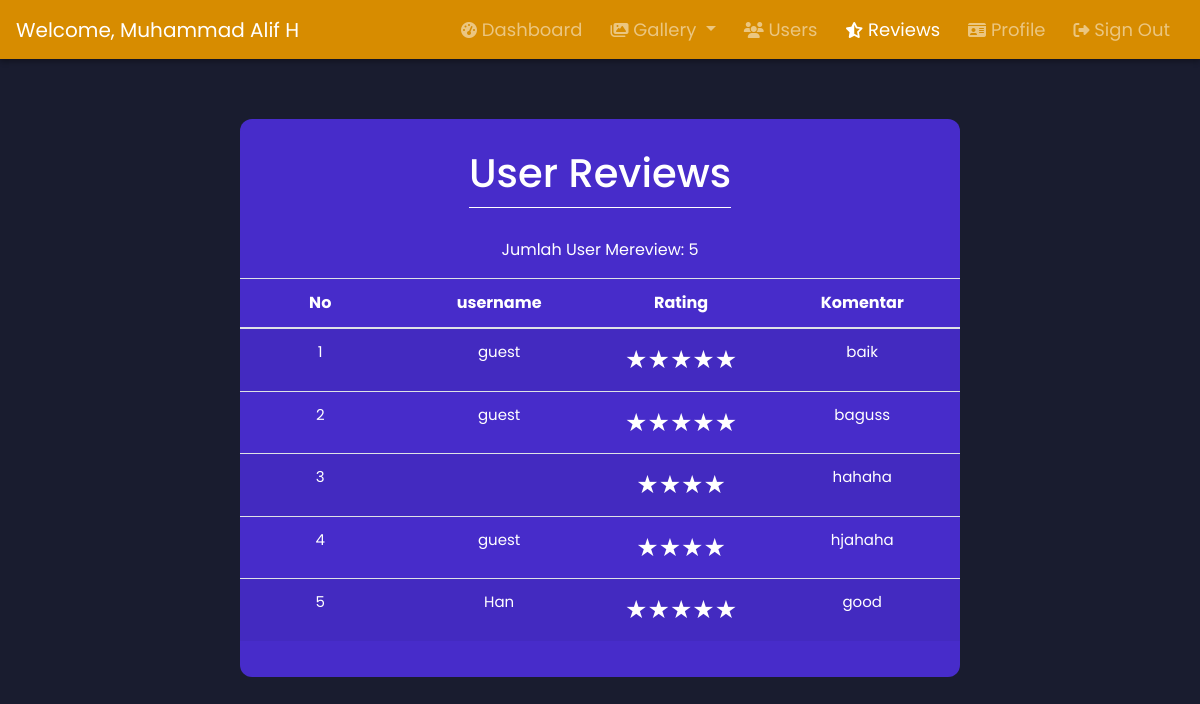
Screenshot of /User_Regist/admin-list-user-rating.php (signed in) with the database file from the repository.
### tables this page shows
CREATE TABLE `user_rating` (
  `rating` tinyint(4) NOT NULL,
  `komentar` text NOT NULL,
  `namalengkap` varchar(100) NOT NULL
);

### User_Regist/admin-list-user-rating.php (the view, shortened to what this page needs)
<?php
    include 'header-admin.php';
    $queryTotalReviews = mysqli_query($conn, "SELECT rating FROM user_rating");
    $numTotalRev = mysqli_num_rows($queryTotalReviews);
?>
<section>
<div class="container mw-100 animwo" id="box" style=" color:white; padding-top: 30px; margin-top: 60px; width:60%; padding-left:0; padding-right:0">
    <div class="row justify-content-md-center">
        <div class="col-md-auto">
            <h1 style="text-align: center;" class="fadeInUp">User Reviews</h1>
            <hr style="border-top: 1px solid white; margin-bottom: 6px; margin-top: 10px">
            <br>
        </div>
    </div>
        <div class="row justify-content-md-center">
            <p>Jumlah User Mereview: <?php echo $numTotalRev; ?></p>
        </div>
            <div class="table-responsive" >
                <table class="table table-striped table-image">
                    <thead >
                        <tr>
                            <th scope="col">No</th>
                            <th scope="col">username</th>
                            <th scope="col">Rating</th>
                            <th scope="col">Komentar</th>
                        </tr>
                    </thead>
                    <tbody>
                    <?php
                        $query = "SELECT * FROM user_rating";
                        $result = mysqli_query($conn, $query);
                        $ID = 1;
                        while($row = mysqli_fetch_assoc($result))
                        {
                            $tempRate = $row['rating'];
                            if($tempRate == 1){
                                $rateKom = "★";
                            }
                            elseif($tempRate == 2){
                                $rateKom = "★★";
                            }
                            elseif($tempRate == 3){
                                $rateKom = "★★★";
                            }
                            elseif($tempRate == 4){
                                $rateKom = "★★★★";
                            }
                            elseif($tempRate == 5){
                                $rateKom = "★★★★★";
                            }
                            else{
                                $rateKom = "Tidak ada data";
                            }
                    ?>
                        <tr>
                        <td class="td-sm sm-font"><?php echo $ID; ?></td>
                        <td class="td-sm sm-font"><?php echo $row['namalengkap']; ?></td>
                        <td class="td-sm sm-font" style="font-size: 25px;"><?php echo $rateKom; ?></td>
                        <td class="td-sm sm-font"><?php echo $row['komentar']; ?></td>
                        </tr>
                        <?php
                            $ID++;
                            }
                        ?>
                    </tbody>
                </table>
            </div>
    </div>
</section>
</body>
</html>

### src/css/dashboard_admin.css (style rules this page uses)
* { margin: 0; padding: 0; box-sizing: border-box; font-family: 'Poppins', sans-serif; }
body, html { height: 100%; scroll-behavior: smooth; background-color: #191c2f; }
.sm-font { font-size: 15px; }
#box { background-color: #472CCA; width: 90%; padding: 20px; border-radius: 12px; }
td, th { vertical-align: middle; }
th, tr, td { color: white; text-align: center; }
tr td { max-width: 50px; }
.td-sm { width: 10%; }
.fadeInUp { animation: fadeInUp 2s ease; }
.animwo { animation: opac 4s ease; transition: transform .4s ; }

### rows the page displays
user_rating: namalengkap "guest", rating "★★★★★", komentar "baik"
user_rating: namalengkap "guest", rating "★★★★★", komentar "baguss"
user_rating: rating "★★★★", komentar "hahaha"
user_rating: namalengkap "guest", rating "★★★★", komentar "hjahaha"
user_rating: namalengkap "Han", rating "★★★★★", komentar "good"

### other values shown
$_SESSION['namalengkap'] "Muhammad Alif H"
$numTotalRev "5"
